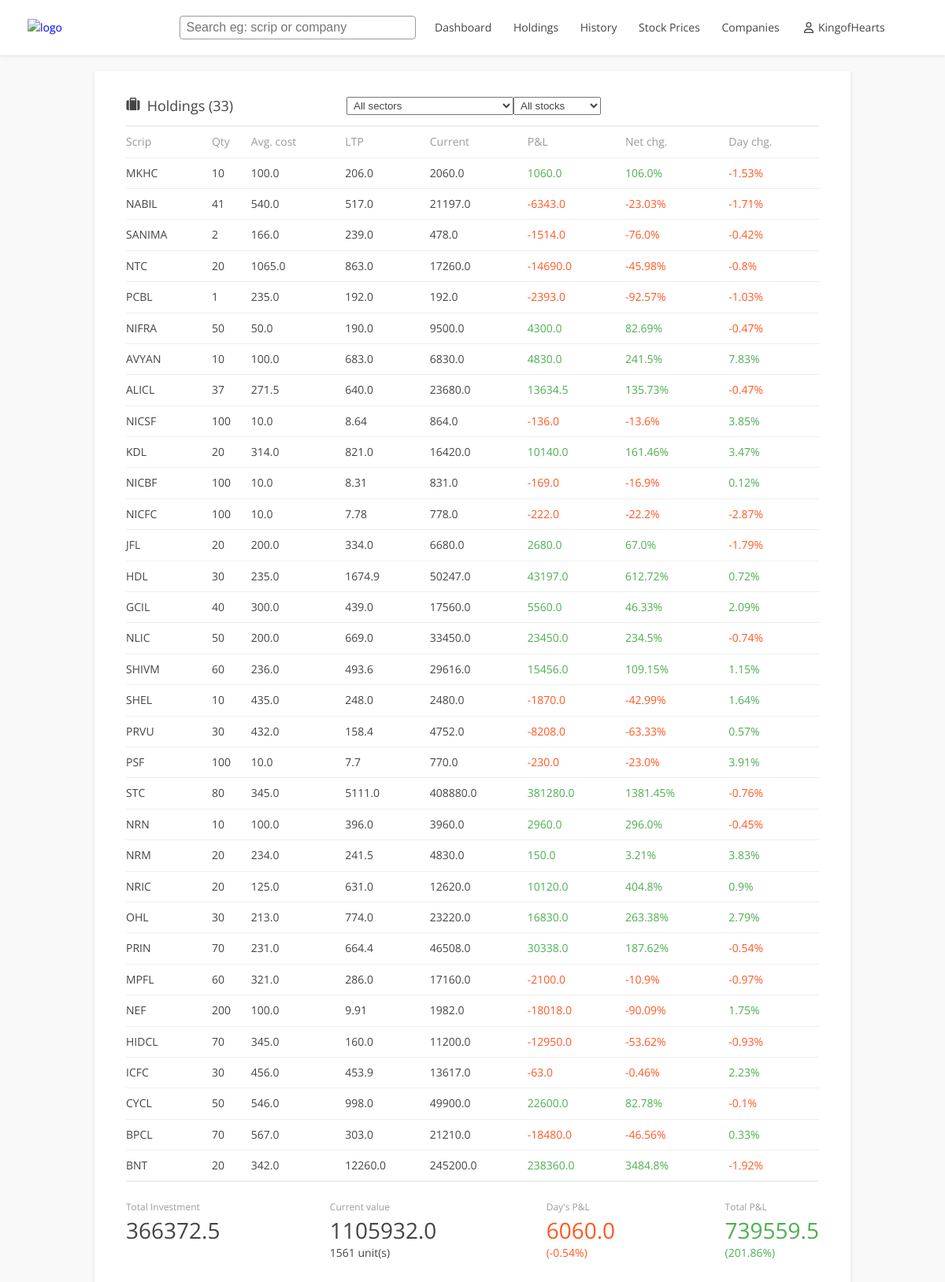
Screenshot of /transactions/holdings (signed in) with the database file from the repository.
### tables this page shows
CREATE TABLE stock(
    scrip VARCHAR(255) NOT NULL,
    previous_closing FLOAT NOT NULL,
    trade_date DATE NOT NULL,
    closing_price FLOAT NOT NULL,
    difference_rs FLOAT NOT NULL ,
    percent_change FLOAT NOT NULL,
    PRIMARY KEY (scrip)
    );

### portfoliotracker/api/transaction_router.py (the view)
@router.get("/transactions/holdings")
def holdings(request: Request):
    if not request.session["token"]:
        return templates.TemplateResponse("login.html", { "request": request, "msg":"Please login to continue!"})
    token = request.session["token"]
    user_id = request.session['user_id']
    user = User(username = request.session["username"], user_id = request.session['user_id'])
    if trans_service.holdings_stats(user):
        holdings = trans_service.holdings_only(user)
        holdings_summary = trans_service.holdings_summary(trans_service.holdings_only(user))
        sector_instrumentList = trans_service.holdings_sector_instrument_list(trans_service.company_stats(user))
        return templates.TemplateResponse("holdings.html", {"request": request, "username": user.username, "holdings": holdings, 'holdings_summary': holdings_summary, "sector_instrumentList":  sector_instrumentList})
    return templates.TemplateResponse("holdings.html", { "request": request,  "username": user.username, "holdings": []})

### resources/templates/holdings.html (shortened to what this page needs)
{% extends "index.html" %}
 {% block link %}<link rel="stylesheet" href="../static/css/holdings.css">{% endblock %}
 {% block content %}
  <section class="section-holdings">
    <div class="holdings-block">
      <div class="dashboard-holdings-head">
        <div class="title-box">
          <span class="dashboard-holdings-title title"> Holdings ({{holdings|length}})</span>
        </div>
        <div class="select-box">
           <select id="sector-select" name="sector">
            {% if sector == "Sectors" %}
              <option value="Sectors" selected> All sectors</option>
              {% for item in sector_instrumentList['sectors']%}
                <option value="{{item}}">{{item}}</option>
              {% endfor %}
            {%else%}
              <option value="Sectors"> All sectors</option>
            {%endif%}
          </select>
          <select id="instrument-select" name="instrument">
            {% if instrument == "Stocks" %}
              <option value="Stocks" selected> All stocks</option>
              {% for item in sector_instrumentList['instruments']%}
                <option value="{{item}}">{{item}}</option>
              {% endfor %}
            {%else%}
              <option value="Stocks"> All stocks</option>
            {%endif%}
          </select>
        </div>
    </div>
    {% if not holdings%}
    <div class="warning-msg">
      <span>Oops! Can't find the transactions!</span>
      <a href="/upload" class="upload">Upload to continue!</a>
    </div>
    {%else%}
      <div class="holdings-table">
        <table class="table">
          <tr class="table-head">
            <th class="cols"><span>Scrip</span></th>
            <th class="cols"><span>Qty</span></th>
            <th class="cols"><span>Avg. cost</span></th>
            <th class="cols"><span>LTP</span></th>
            <th class="cols"><span>Current</span></th>
            <th class="cols"><span>P&L</span></th>
            <th class="cols"><span>Net chg.</span></th>
            <th class="cols"><span>Day chg.</span></th>
          </tr>
          {% for row in holdings%}
          <tr class="table-row">
            <td><span><a class="holdings-scrip" href="/company/{{row['scrip']}}">{{row['scrip']}}</a></span></td>
            <td><span>{{row['balance_quantity']}}</span></td>
            <td><span>{{row['average_cost']}}</span></td>
            <td><span>{{row['closing_price']}}</span></td>
            <td><span>{{row['current_value']}}</span></td>
            {%if row['profit_loss'] > 0%}
            <td><span class="text-green">{{row['profit_loss']}}</span></td>
            {%else%}
            <td><span class="text-red">{{row['profit_loss']}}</span></td>
            {%endif%}
            {%if row['net_change'] > 0%}
            <td><span class="text-green">{{row['net_change']}}%</span></td>
            {% else%}
            <td><span class="text-red">{{row['net_change']}}%</span></td>
            {%endif%}
            {%if row['percent_change'] > 0%}
            <td><span class="text-green">{{row['percent_change']}}%</span></td>
            {% else%}
            <td><span class="text-red">{{row['percent_change']}}%</span></td>
            {%endif%}
          </tr>
          {% endfor %}
        </table>
      </div>
      <div class="dashboard-holdings-box">
        <div class="dashboard-holdings-body">
          {% set invest_value =  holdings_summary['invest_value']%}
          {% set current_value =   holdings_summary['current_value']%}
          {% set today_profit_loss =   holdings_summary['today_profit_loss']%}
          {% set total_profit_loss =   holdings_summary['total_profit_loss'] %}
          {% set total_profit_loss_percent = holdings_summary['total_profit_loss_percent'] %}
          {% set today_profit_loss_percent =  holdings_summary['today_profit_loss_percent'] %}
          <div class="holdings-stats-box">
            <div class="holdings-item">
              <span class="holdings-text">Total Investment</span>
              <div class="holdings-item-value">
                <span class="text-large">{{holdings_summary['avg_invest_value']}}</span>
              </div>
            </div>
            <div class="holdings-item">
              <span class="holdings-text">Current value</span>
              <div class="holdings-item-value">
                <span class="text-large">{{current_value}}</span>
                <div class="text-small">{{holdings_summary['total_balance_quantity']}} unit(s)</div>
              </div>
            </div>
            <div class="holdings-item">
              <span class="holdings-text">Day's P&L</span>
              <div class="holdings-item-value profit">
                {%if today_profit_loss > 0%}
                <span class="text-large text-green">{{today_profit_loss}}</span>
                <div class="text-small text-green">({{today_profit_loss_percent}}%)</div>
                {% else%}
                <span class="text-large text-red">{{today_profit_loss|abs}}</span>
                <div class="text-small text-red">({{today_profit_loss_percent}}%)</div>
                {%endif%}
              </div>
            </div>
            <div class="holdings-item">
              <span class="holdings-text">Total P&L</span>
              <div class="holdings-item-value profit">
                {%if total_profit_loss > 0%}
                <span class="text-large text-green">{{total_profit_loss}}</span>
                <div class="text-small text-green">({{total_profit_loss_percent}}%)</div>
                {% else%}
                <span class="text-large text-red">{{total_profit_loss|abs}}</span>
                <div class="text-small text-red">({{total_profit_loss_percent}}%)</div>
                {%endif%}
              </div>
            </div>
          </div>
        </div>
      </div>
      {% endif %}
    </div>
  </section>
{% endblock %}

### resources/static/css/index.css (style rules this page uses)
* { box-sizing: border-box; zoom: 1; }
body { min-width: 320px; background-color: var(--color-bg-body); line-height: 1.6; font-weight: 400; letter-spacing: 0; font-family: 'Open Sans', sans-serif; color: var(--color-text-default); font-size: 14px; }
:root { --primary-color: #158686; --secondary-color: #158644; --global-title-size: 24px; --global-font-size: 16px; --global-line-height: 1.3; --color-border-default: #eee; --color-text-default: #444; --color-bg-body: #f9f9f9; --color-text-5: #ff5722; --color-border-5--rgb: 0,0,0; --color-text-8: #4caf50; --color-text-1: #9b9b9b; }
body, figure { margin: 0; }
a { text-decoration: none; }
.text-red { color: var(--color-text-5); }
.text-green { color: var(--color-text-8); }
table th, table td { border-bottom: 1px solid var(--color-border-default); text-align: left; font-size: 14px; }
table th span { color:var(--color-text-1); font-weight: 400; }

### resources/static/css/holdings.css (style rules this page uses)
.section-holdings { width:100%; }
.holdings-block { display: flex; flex-direction: column; align-items: center; background-color: white; width: fit-content; padding: 20px 40px; margin: 0 auto; margin-top: 20px; width: 80%; box-shadow: 0 1px 5px 0 rgba(var(--color-border-5--rgb),.1); }
.dashboard-holdings-head { width: 100%; padding: 10px 0px; display: flex; align-items: center; border-bottom: 1px solid var(--color-border-default); }
.dashboard-holdings-head .title-box { width: 280px; }
.dashboard-holdings-head .select-box { width: 300px; display: flex; align-items: center; justify-content: space-between; }
.select-box select { color: var(--color-text-default); padding: 2px 4px; }
.dashboard-holdings-head svg { width: 18px; height: 17px; }
.dashboard-holdings-title { font-size: 18px; margin-left: 5px; }
.holdings-table { width: 100%; border-top: 1px solid var(--color-border-default); border-bottom: 1px solid var(--color-border-default); }
.holdings-table table { width: 100%; font-size: 14px; border-collapse: collapse; }
.holdings-table table th, .holdings-table table td { border-bottom: 1px solid var(--color-border-default); text-align: left; padding: 8px 0; font-size: 14px; }
.holdings-table table th span { color:var(--color-text-1); font-weight: 400; }
.holdings-scrip { color: var(--color-text-default); text-decoration: none; }
.dashboard-holdings-box { width: 100%; margin: 20px 0px; }
.dashboard-holdings-body .holdings-stats-box { display: flex; justify-content: space-between; width: 100%; }
.dashboard-holdings-body .holdings-item { width: fit-content; }
.holdings-text { font-size: 12px; color: var(--color-text-1); }
.text-large { font-size: 28px; font-weight: 400; line-height: 1.3; }
.text-small { font-size: 14px; }

### rows the page displays
stock: scrip "MKHC", balance_quantity "10", average_cost "100.0", closing_price "206.0", current_value "2060.0", profit_loss "1060.0", net_change "106.0", percent_change "-1.53"
stock: scrip "NABIL", balance_quantity "41", average_cost "540.0", closing_price "517.0", current_value "21197.0", profit_loss "-6343.0", net_change "-23.03", percent_change "-1.71"
stock: scrip "SANIMA", balance_quantity "2", average_cost "166.0", closing_price "239.0", current_value "478.0", profit_loss "-1514.0", net_change "-76.0", percent_change "-0.42"
stock: scrip "NTC", balance_quantity "20", average_cost "1065.0", closing_price "863.0", current_value "17260.0", profit_loss "-14690.0", net_change "-45.98", percent_change "-0.8"
stock: scrip "PCBL", balance_quantity "1", average_cost "235.0", closing_price "192.0", current_value "192.0", profit_loss "-2393.0", net_change "-92.57", percent_change "-1.03"
stock: scrip "NIFRA", balance_quantity "50", average_cost "50.0", closing_price "190.0", current_value "9500.0", profit_loss "4300.0", net_change "82.69", percent_change "-0.47"
stock: scrip "AVYAN", balance_quantity "10", average_cost "100.0", closing_price "683.0", current_value "6830.0", profit_loss "4830.0", net_change "241.5", percent_change "7.83"
stock: scrip "ALICL", balance_quantity "37", average_cost "271.5", closing_price "640.0", current_value "23680.0", profit_loss "13634.5", net_change "135.73", percent_change "-0.47"
stock: scrip "NICSF", balance_quantity "100", average_cost "10.0", closing_price "8.64", current_value "864.0", profit_loss "-136.0", net_change "-13.6", percent_change "3.85"
stock: scrip "KDL", balance_quantity "20", average_cost "314.0", closing_price "821.0", current_value "16420.0", profit_loss "10140.0", net_change "161.46", percent_change "3.47"
stock: scrip "NICBF", balance_quantity "100", average_cost "10.0", closing_price "8.31", current_value "831.0", profit_loss "-169.0", net_change "-16.9", percent_change "0.12"
stock: scrip "NICFC", balance_quantity "100", average_cost "10.0", closing_price "7.78", current_value "778.0", profit_loss "-222.0", net_change "-22.2", percent_change "-2.87"
stock: scrip "JFL", balance_quantity "20", average_cost "200.0", closing_price "334.0", current_value "6680.0", profit_loss "2680.0", net_change "67.0", percent_change "-1.79"
stock: scrip "HDL", balance_quantity "30", average_cost "235.0", closing_price "1674.9", current_value "50247.0", profit_loss "43197.0", net_change "612.72", percent_change "0.72"
stock: scrip "GCIL", balance_quantity "40", average_cost "300.0", closing_price "439.0", current_value "17560.0", profit_loss "5560.0", net_change "46.33", percent_change "2.09"
stock: scrip "NLIC", balance_quantity "50", average_cost "200.0", closing_price "669.0", current_value "33450.0", profit_loss "23450.0", net_change "234.5", percent_change "-0.74"
stock: scrip "SHIVM", balance_quantity "60", average_cost "236.0", closing_price "493.6", current_value "29616.0", profit_loss "15456.0", net_change "109.15", percent_change "1.15"
stock: scrip "SHEL", balance_quantity "10", average_cost "435.0", closing_price "248.0", current_value "2480.0", profit_loss "-1870.0", net_change "-42.99", percent_change "1.64"
stock: scrip "PRVU", balance_quantity "30", average_cost "432.0", closing_price "158.4", current_value "4752.0", profit_loss "-8208.0", net_change "-63.33", percent_change "0.57"
stock: scrip "PSF", balance_quantity "100", average_cost "10.0", closing_price "7.7", current_value "770.0", profit_loss "-230.0", net_change "-23.0", percent_change "3.91"
stock: scrip "STC", balance_quantity "80", average_cost "345.0", closing_price "5111.0", current_value "408880.0", profit_loss "381280.0", net_change "1381.45", percent_change "-0.76"
stock: scrip "NRN", balance_quantity "10", average_cost "100.0", closing_price "396.0", current_value "3960.0", profit_loss "2960.0", net_change "296.0", percent_change "-0.45"
stock: scrip "NRM", balance_quantity "20", average_cost "234.0", closing_price "241.5", current_value "4830.0", profit_loss "150.0", net_change "3.21", percent_change "3.83"
stock: scrip "NRIC", balance_quantity "20", average_cost "125.0", closing_price "631.0", current_value "12620.0", profit_loss "10120.0", net_change "404.8", percent_change "0.9"
stock: scrip "OHL", balance_quantity "30", average_cost "213.0", closing_price "774.0", current_value "23220.0", profit_loss "16830.0", net_change "263.38", percent_change "2.79"
stock: scrip "PRIN", balance_quantity "70", average_cost "231.0", closing_price "664.4", current_value "46508.0", profit_loss "30338.0", net_change "187.62", percent_change "-0.54"
stock: scrip "MPFL", balance_quantity "60", average_cost "321.0", closing_price "286.0", current_value "17160.0", profit_loss "-2100.0", net_change "-10.9", percent_change "-0.97"
stock: scrip "NEF", balance_quantity "200", average_cost "100.0", closing_price "9.91", current_value "1982.0", profit_loss "-18018.0", net_change "-90.09", percent_change "1.75"
stock: scrip "HIDCL", balance_quantity "70", average_cost "345.0", closing_price "160.0", current_value "11200.0", profit_loss "-12950.0", net_change "-53.62", percent_change "-0.93"
stock: scrip "ICFC", balance_quantity "30", average_cost "456.0", closing_price "453.9", current_value "13617.0", profit_loss "-63.0", net_change "-0.46", percent_change "2.23"
stock: scrip "CYCL", balance_quantity "50", average_cost "546.0", closing_price "998.0", current_value "49900.0", profit_loss "22600.0", net_change "82.78", percent_change "-0.1"
stock: scrip "BPCL", balance_quantity "70", average_cost "567.0", closing_price "303.0", current_value "21210.0", profit_loss "-18480.0", net_change "-46.56", percent_change "0.33"
stock: scrip "BNT", balance_quantity "20", average_cost "342.0", closing_price "12260.0", current_value "245200.0", profit_loss "238360.0", net_change "3484.8", percent_change "-1.92"

### other values shown
{{ username }} "KingofHearts"
{{ holdings|length }} "33"
{{ holdings_summary['avg_invest_value'] }} "366372.5"
{{ current_value }} "1105932.0"
{{ holdings_summary['total_balance_quantity'] }} "1561"
{{ today_profit_loss|abs }} "6060.0"
{{ today_profit_loss_percent }} "-0.54"
{{ total_profit_loss }} "739559.5"
{{ total_profit_loss_percent }} "201.86"
